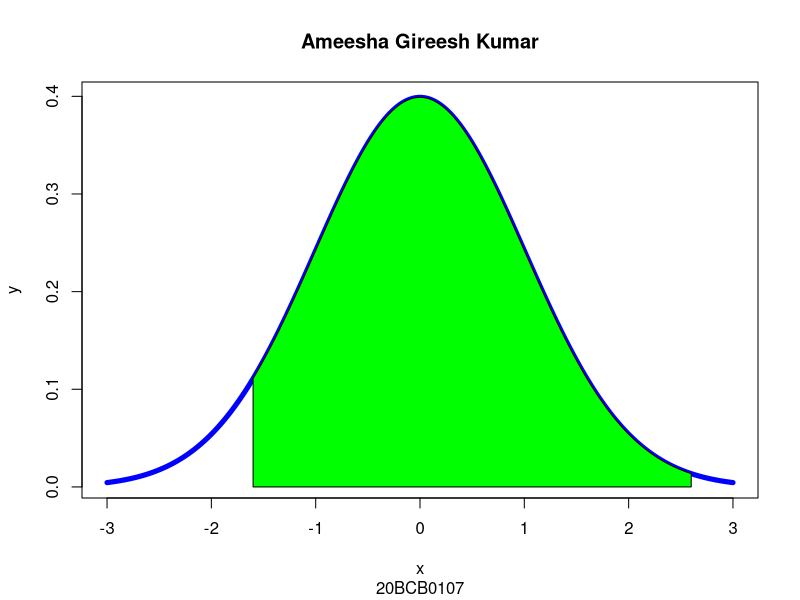

Source code (R):
x = seq(-3,3, length=200)
y = dnorm (x)
plot(x,y,type = "l", lwd=5, col="blue", main="Ameesha Gireesh Kumar", sub ="20BCB0107")
x=seq(-1.6, 2.6, length=200)
y=dnorm(x)
polygon(c(-1.6,x,2.6), c(0,y,0), col="green")